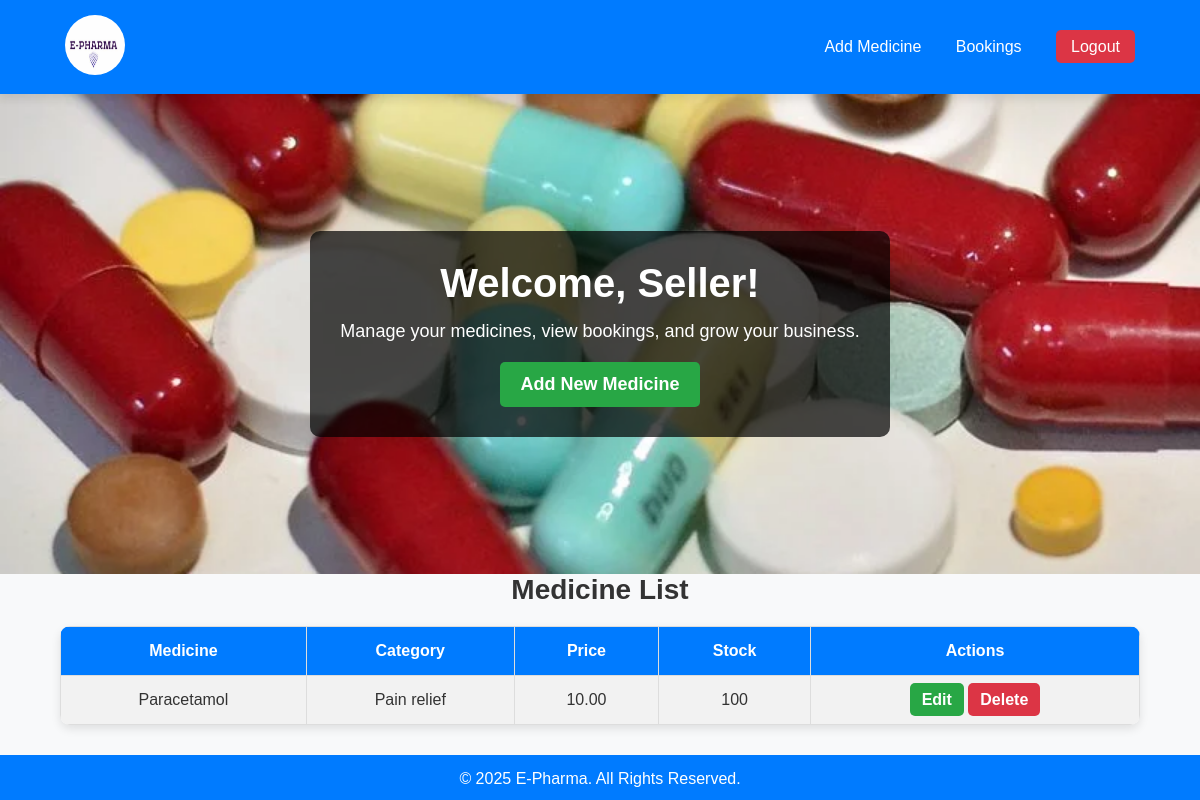
Before: /sellerhome (signed in) with the older database file.
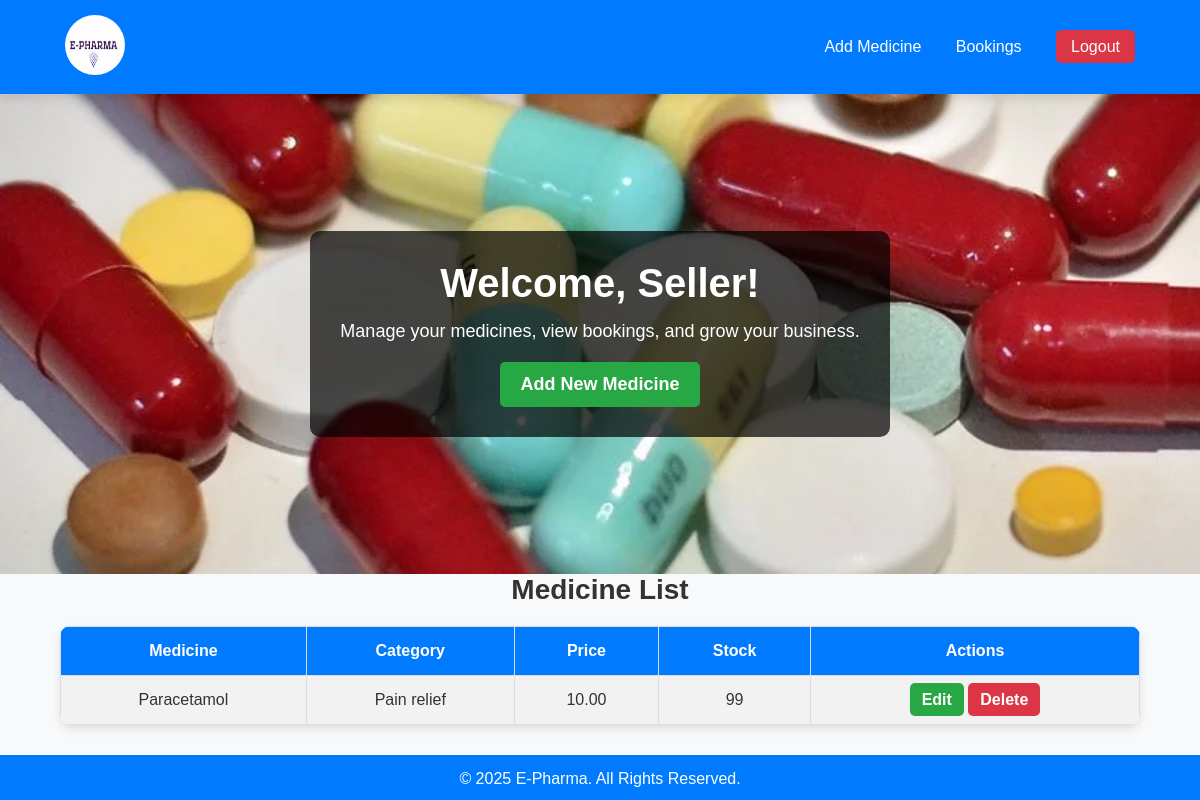
After: the same page with the newer database file.
### app/models.py (models this page shows, shortened)
class Medicine(models.Model):
    seller = models.ForeignKey("Seller", on_delete=models.CASCADE)  # Only the seller who added it can edit/delete
    name = models.CharField(max_length=255)
    category = models.ForeignKey("Category", on_delete=models.CASCADE)
    price = models.DecimalField(max_digits=10, decimal_places=2)
    stock = models.PositiveIntegerField()
    description = models.TextField()
    image = models.ImageField(upload_to="medicine_images/", blank=True, null=True)

class Category(models.Model):
    name = models.CharField(max_length=100, unique=True)
    def __str__(self):
        return self.name

### app/views.py (the view)
# urls.py: path('sellerhome',views.sellerhome,name='sellerhome'),
def sellerhome(request):
    if "user_id" in request.session and request.session.get("user_type") == "Seller":
        seller_medicines = Medicine.objects.filter(seller_id=request.session["user_id"])
        return render(request, "seller/sellerhome.html", {"medicines": seller_medicines})
    return redirect("login")

### templates/seller/sellerhome.html (shortened to what this page needs)
<!DOCTYPE html>
<html lang="en">
<head>
</head>
<body>
    <nav class="navbar">
        <a href="../sellerhome"><img src="../static/OIP (1).jpg" alt="logo"></a>
        <div>
            <a href="../add-medicine">Add Medicine</a>
            <a href="../sellerbookings">Bookings</a>
            <a href="../logout" class="logout">Logout</a>
        </div>
    </nav>
    <div class="hero">
        <div class="hero-content">
            <h1>Welcome, Seller!</h1>
            <p>Manage your medicines, view bookings, and grow your business.</p>
            <a href="../add-medicine" class="btn">Add New Medicine</a>
        </div>
    </div>
    <div class="medicine-section">
        <h2>Medicine List</h2>
        <table>
            <tr>
                <th>Medicine</th>
                <th>Category</th>
                <th>Price</th>
                <th>Stock</th>
                <th>Actions</th>
            </tr>
            {% for med in medicines %}
            <tr>
                <td>{{ med.name }}</td>
                <td>{{ med.category }}</td>
                <td>{{ med.price }}</td>
                <td>{{ med.stock }}</td>
                <td class="table-actions">
                    <a href="{% url 'edit_medicine' med.id %}" class="edit">Edit</a>
                    <a href="{% url 'delete_medicine' med.id %}" class="delete">Delete</a>
                </td>
            </tr>
            {% endfor %}
        </table>
    </div>
    <footer class="footer">
        <p>&copy; 2025 E-Pharma. All Rights Reserved.</p>
    </footer>
</body>
</html>

Changed rows visible on the page:
changed Medicine "Paracetamol": stock "100" → "99"
